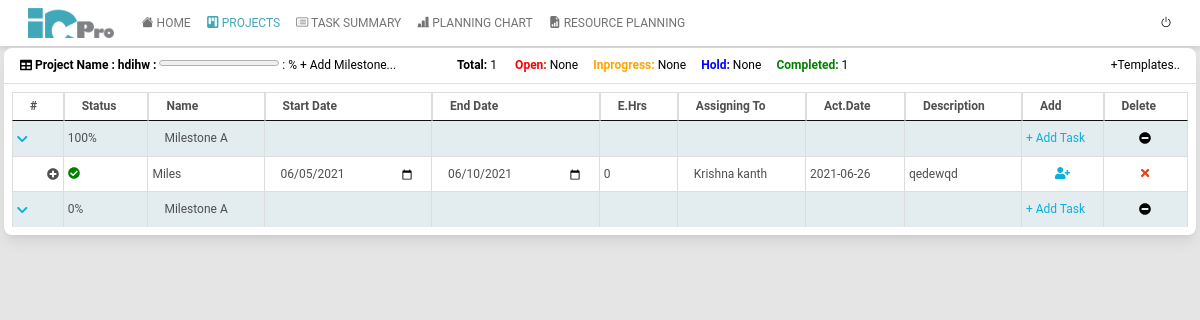
The page /projects/task-manager/2/ (signed in) on the database its author committed.
### projects/models.py (models this page shows)
class Projects(models.Model):  # Name change needed
    p_code = models.CharField(max_length=25,blank=True)
    name = models.CharField(max_length=100,default="",null=False)
    department = models.CharField(max_length=30,default="",null=False)
    checklists = models.ManyToManyField("Checklist", blank=True, default=[])
    is_active = models.BooleanField(default=True)
    updated_date = models.DateTimeField(auto_now=True)
    uid = models.ManyToManyField(CustomEmployeeDetails)

class Milestone(models.Model):
    name = models.CharField(max_length=1000,default="",null=False)
    created_date = models.DateTimeField(auto_now_add=True)
    updated_date = models.DateTimeField(auto_now=True)
    weightage = models.IntegerField(default=0,null=False)
    pid = models.ForeignKey(Projects,on_delete=CASCADE)

class Task(models.Model):
    name = models.CharField(max_length=1000,default="",null=False)
    start_date = models.DateField(default=timezone.now,null=False)
    end_date = models.DateField(default=timezone.now,null=False)
    weightage = models.IntegerField(default=0,null=False)
    priority = models.CharField(max_length=30,default="",null=False)
    assigned_to = models.CharField(max_length=30,default="",null=False)
    status = models.CharField(max_length=30,default="",null=False)
    description = models.CharField(max_length=1000,default="",null=False)
    assigned_by = models.CharField(max_length=100,default=None,null=True)
    created_date = models.DateTimeField(auto_now_add=True)
    updated_date = models.DateTimeField(auto_now=True)
    mid = models.ForeignKey(Milestone,on_delete=CASCADE)
    pid = models.ForeignKey(Projects,on_delete=CASCADE)
    quotted_hours = models.IntegerField(default=0,null=False)

### projects/views.py (the view)
# urls.py: path('task-manager/<int:id>/', views.taskManager, name='task-manager'),
@login_required(login_url='home')
@cache_control(no_cache=True, must_revalidate=True, no_store=True)
def taskManager(request,id):
    dept_groups = request.user.groups.values_list('name',flat = True)
    Project = Projects.objects.get(pk = id)
    milestone_templates= Milestone_templates.objects.filter(Q(department=Project.department)).all()
    tasks_templates = Task_templates.objects.filter(mid__department=Project.department).all()
    milestones = Milestone.objects.filter(pid = id).order_by('name')
    employees = CustomEmployeeDetails.objects.order_by('first_name').filter(is_active=True,groups__name__in =dept_groups)
    tasks = Task.objects.filter(pid =id).all().order_by('mid__name')
    project_summary = Task.objects.values('pid').annotate(
                New=Sum(Case(When(status='New', then=1),
                    output_field=IntegerField())),
                Hold=Sum(Case(When(status='Hold', then=1),
                        output_field=IntegerField())),
                Completed=Sum(Case(When(status='Completed', then=1),
                        output_field=IntegerField())),
                Inprogress=Sum(Case(When(status='Inprogress', then=1),
                        output_field=IntegerField())),
                Total=Count('pid')).filter(pid =id)
    return render(request,'Projects/task-manager.html',{"module":"project",'Project':Project,'Milestone':milestones,'employees':employees,
            'tasks':tasks,'tasks_templates':tasks_templates,'milestone_templates':milestone_templates,"project_summary":project_summary})

### projects/templates/Projects/task-manager.html (shortened to what this page needs)
{% extends "base.html" %}
{% block project_active %}active{% endblock %}
{% block Head %}
{% load static %}
<link rel="stylesheet" href="{%static 'css/bootstrap-select.css' %}">
{% endblock %}
{% block main-content %}
<div class="card">
    <div class="card-header ">
        <i class="fas fa-table"></i> <strong>Project Name : {{Project.name|safe}} :</strong> <progress id="file" value="{{Project.weightage}}" max="100"></progress> : {{Project.weightage}}%
        <span ><a href="" data-bs-toggle="modal" data-bs-target="#MilestoneModel" >+ Add Milestone...</a></span>
        <span  style="float: right;"><a href="" data-bs-toggle="modal" data-bs-target="#Edit_Load_templates" >+Templates..</a> </label></span>
        <span style="padding-left: 5%; align-items: center;">
            <b><label for="total"> Total:</label></b> <label for="tvalue"> {{project_summary.0.Total}} </label> &emsp;
            <b style="color: red;"><label for="open"> Open: </label></b> <label for="ovalue"> {{project_summary.0.New}} </label>&emsp;
            <b style="color: orange;"><label for="inprogress"> Inprogress: </label></b> <label for="ivalue"> {{project_summary.0.Inprogress}} </label>&emsp;
            <b style="color: blue;"><label for="hold"> Hold: </label></b> <label for="hvalue"> {{project_summary.0.Hold}}</label>&emsp;
            <b style="color: green;"><label for="completed"> Completed: </label></b> <label for="cvalue"> {{project_summary.0.Completed}}</label>
        </span>
    </div>
    <div class="card-body">
        <table class="dataTable  display  compact cell-border" style="width: 100%;" id="tbl">
            <thead>
                <th>#</th>
                <th>Status</th>
                <th>Name</th>
                <th>Start Date</th>
                <th>End Date</th>
                <th>E.Hrs</th>
                <th>Assigning To</th>
                <th>Act.Date</th>
                <th>Description</th>
                {% if user.groups.all.0.name != 'Employee' %}
                    <th>Add</th>
                    <th>Delete</th>
                {% endif %}
            </thead>
            <tbody>
                {% for milestone in Milestone %}
                    <tr class="milestone-row" style="background-color: #E3EDF0;" mode = "editmilestone" m_id="{{milestone.id}}" p_id="{{id}}">
                        <td class="milestone-toggle"><i class="fas fa-chevron-down" style="color: rgb(9, 177, 219); float: left;"></i></td>
                        <td>{{milestone.weightage}}%</td>
                        <td>
                            <select class="form-control custom-select one bg-transparent border-0" col_name="milestone" {{milestone.name|safe}}>
                                <option selected="selected" hidden>{{milestone.name|safe}}</option>
                            </select>
                        </td>
                        <td></td>
                        <td></td>
                        <td></td>
                        <td></td>
                        <td></td>
                        <td></td>
                        {% if  user.groups.all.0.name != 'Employee' %}
                        <td style="overflow: hidden;text-overflow: ellipsis;white-space: nowrap;" ><a data-bs-toggle="modal" data-bs-target="#TaskModel" id="add_task_btn" href="" style="color:rgb(9, 177, 219);" >+ Add Task</a></td>
                        <td class="text-center"> <a href="/projects/delete-milestone/{{milestone.id}}/{{Project.id|safe}}/" onclick="return confirm('Delete {{milestone.name}} ? ')"> <i class="fas fa-minus-circle"></i></a></td>
                        {% endif %}
                    </tr>
                    {% firstof 'hi' as temp %}
                    {% for task in tasks %}
                        {% if milestone.id == task.mid_id %}
                            {% if temp != task.name %}
                            <tr class="task-row" t_id="{{task.id}}" m_id="{{milestone.id}}" mode = "editTask"p_id="{{id}}">
                                <td class="task-toggle" ><i class="fas fa-plus-circle" style="float: right;"></i></td>
                                <td class="updateStatus">
                                    {% if task.status == "Completed" %}
                                        <i class="fa fa-check-circle" style="color: green;" aria-hidden="true"></i>
                                    {% elif task.status == "InProgress"%}
                                        <i class="fas fa-minus-circle" style="color: orange;" aria-hidden="true"></i>
                                    {% elif  task.status == "New" %}
                                        <i class="fas fa-circle " style="color: red;" aria-hidden="true"></i>
                                    {% else %}
                                        <i class="fas fa-pause-circle " style="color: blue;" aria-hidden="true"></i>
                                    {% endif %}
                                </td>
                                <td class="row_data" edit_type="click" col_name="taskname">{{task.name}}</td>
                                <td ><input class="form-control one bg-transparent border-0" col_name="start_date" type="date" value="{{task.start_date|safe}}"/></td>
                                <td ><input class="form-control one bg-transparent border-0" col_name="end_date" type="date" value="{{task.end_date|safe}}"/></td>
                                <td class="row_data" edit_type="click" col_name="quotted_hours">{{task.quotted_hours}}</td>
                                <td>
                                    <select class="form-control custom-select one bg-transparent border-0" col_name="assigned_to" {{task.assigned_to|safe}}>
                                        <option selected="selected" hidden>{{task.assigned_to|safe}}</option>
                                    </select>
                                </td>
                                {% if task.status == "Completed" %}
                                <td>{{task.updated_date|date:'Y-m-d'}}</td>
                                {% else %}
                                <td></td>
                                {% endif %}
                                <td class="row_data" edit_type="click" col_name="description">{{task.description}}</td>
                                {% if user.groups.all.0.name != 'Employee' %}
                                <td class="add_EMP_Task text-center" ><i class="fas fa-user-plus"data-bs-toggle="modal" data-bs-target="#Add_emp_Task_Model" aria-hidden="true" style="color:rgb(9, 177, 219);"></i></td>
                                <td class="text-center"><a href="/projects/delete-task/{{task.id}}/{{milestone.id}}/{{Project.id|safe}}/" onclick="return confirm('Delete {{task.name}}? ')"><i class="fa fa-times"  style="color: rgb(230, 68, 27);" aria-hidden="true"></i></a></td>
                                {% endif %}
                            </tr>
                            {% firstof task.name as temp %}
                            {% endif %}
                        {% endif %}
                    {% endfor %}
                {% endfor %}
            </tbody>
        </table>
    </div>
</div>
{% endblock %}

### templates/base.html (shortened to what this page needs)
<!DOCTYPE html>
<html lang="en">
    {% load static %}
    <head>
        <link rel="stylesheet" href="{% static 'css/dataTables.1.10.24.css' %}">
        <link rel="stylesheet" href="{% static 'css/buttons.dataTables.min.css' %}">
        <link rel="stylesheet" href="{% static 'css/styles.css'%}">
        <link rel="stylesheet" href="{% static 'css/mdb.min.css'%}">
        <link rel="stylesheet" href="https://cdn.jsdelivr.net/npm/bootstrap-icons@1.5.0/font/bootstrap-icons.css">
        <link rel="stylesheet" href="{% static 'css/bootstrap-icons.css'%}">
        {% block Head %}  {% endblock %}
    </head>
    <body class="bg-black bg-opacity-10 tasksubmit">
        <nav class="navbar navbar-expand-lg navbar-light bg-white px-3" >
            <div class="container-fluid">
                <a class="navbar-brand py-1" href="#">
                    <img src="{% static 'assets/images/icpro.png'%}" height="34dvh" >
                </a>
                <div class="collapse navbar-collapse" id="navbarSupportedContent">
                    <ul class="navbar-nav me-auto mb-lg-0">
                        {% if module != "home" %}
                            <li class="nav-item">
                                <a class="nav-link {% block home_active %}{% endblock %}" href="{% url 'index' %}">
                                    <i class="bi bi-house-fill"></i> HOME
                                </a>
                            </li>
                            {% if module == "project" %}
                                <li class="nav-item">
                                    <a class="nav-link {% block project_active %}{% endblock %}" href="{% url 'list-projects' %}">
                                        <i class="bi bi-kanban-fill"></i> PROJECTS
                                    </a>
                                </li>
                                <li class="nav-item">
                                    <a class="nav-link {% block tasksummary_active %}{% endblock %}" href="{% url 'task_summary' %}">
                                        <i class="bi bi-card-list"></i> TASK SUMMARY
                                    </a>
                                </li>
                                <li class="nav-item">
                                    <a class="nav-link {% block planningchart_active %}{% endblock %}" href="{% url 'gantchart-filter' %}">
                                        <i class="bi bi-bar-chart-line-fill"></i> PLANNING CHART
                                    </a>
                                </li>
                                <li class="nav-item">
                                    <a class="nav-link {% block resourceplanning_active %}{% endblock %}" href="{% url 'resourceplanning' %}">
                                        <i class="bi bi-file-earmark-bar-graph-fill"></i> RESOURCE PLANNING
                                    </a>
                                </li>
                            {% endif %}
                        {% endif %}
                    </ul>
                    <div class="d-flex">
                        <ul class="navbar-nav">
                            <li><a href="{% url 'logout' %}" style="text-transform:uppercase;">{{request.user.first_name}}<i class="bi bi-power "></i></a></li>
                        </ul>
                    </div>
                </div>
            </div>
        </nav>
        <div id="layoutSidenav_content" >
            <main>
                <div class="container-fluid px-1" style="height: 92dvh;padding-top: 0.125rem;" >
                    {% block main-content %}This is Main content Area{% endblock %}
                </div>
            </main>
        </div>
    </body>
</html>

### static/css/dataTables.1.10.24.css (style rules this page uses)
table.dataTable { width: 100%; margin: 0 auto; clear: both; border-collapse: separate; border-spacing: 0; }
table.dataTable thead th, table.dataTable tfoot th { font-weight: bold; border: 1px solid #ddd }
table.dataTable thead th, table.dataTable thead td { padding: 10px 18px; border-bottom: 1px solid #111; }
table.dataTable tbody tr { background-color: #fff }
table.dataTable tbody th, table.dataTable tbody td { padding: 8px 10px; }
table.dataTable.row-border tbody th, table.dataTable.row-border tbody td, table.dataTable.display tbody th, table.dataTable.display tbody td { border-top: 1px solid #ddd }
table.dataTable.row-border tbody tr:first-child th, table.dataTable.row-border tbody tr:first-child td, table.dataTable.display tbody tr:first-child th, table.dataTable.display tbody tr:first-child td { border-top: none }
table.dataTable.cell-border tbody th, table.dataTable.cell-border tbody td { border-top: 1px solid #ddd; border-right: 1px solid #ddd }
table.dataTable.cell-border tbody tr th:first-child, table.dataTable.cell-border tbody tr td:first-child { border-left: 1px solid #ddd }
table.dataTable.cell-border tbody tr:first-child th, table.dataTable.cell-border tbody tr:first-child td { border-top: none }
table.dataTable.compact thead th, table.dataTable.compact thead td { padding: 4px 17px }
table.dataTable.compact tbody th, table.dataTable.compact tbody td { padding: 4px }
table.dataTable, table.dataTable th, table.dataTable td { box-sizing: content-box }

### templates/base.html (style rules this page uses)
@media (max-width: 1366px) { .navbar { font-size: 12px; } }
@media (max-width: 1366px) { .navbar img { height: 30px; } }
@media (max-width: 1366px) { .card-header { font-size: 12px; padding:0.5rem 1rem; } }
@media (max-width: 1366px) { .card-body { padding:0.5rem; } }
@media (max-width: 1366px) { .form-select,.form-control { font-size: 12px; } }
@media (max-width: 1366px) { .cardfooter div, span { font-size: 12px; } }

### rows shown on the page
Projects: name "hdihw"
Milestone: weightage "100", name "Milestone A"
Task: status "Completed" (drawn), name "Miles", start_date "06/05/2021", end_date "06/10/2021", quotted_hours "0", assigned_to "Krishna kanth", updated_date "2021-06-26", description "qedewqd"
Milestone: weightage "0", name "Milestone A"

### other values the page prints
{{ project_summary.0.Total }} "1"
{{ project_summary.0.New }} "None"
{{ project_summary.0.Inprogress }} "None"
{{ project_summary.0.Hold }} "None"
{{ project_summary.0.Completed }} "1"
